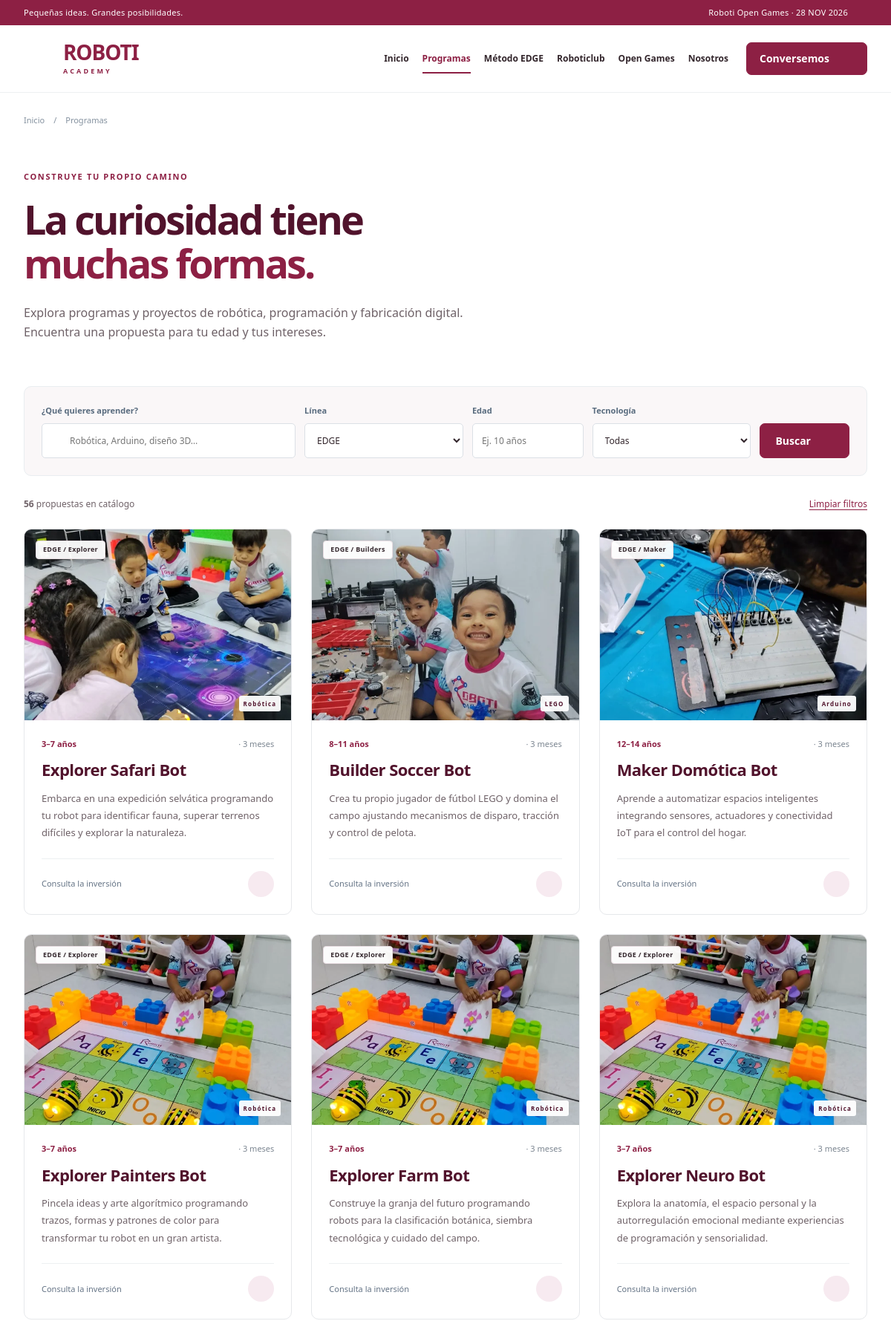
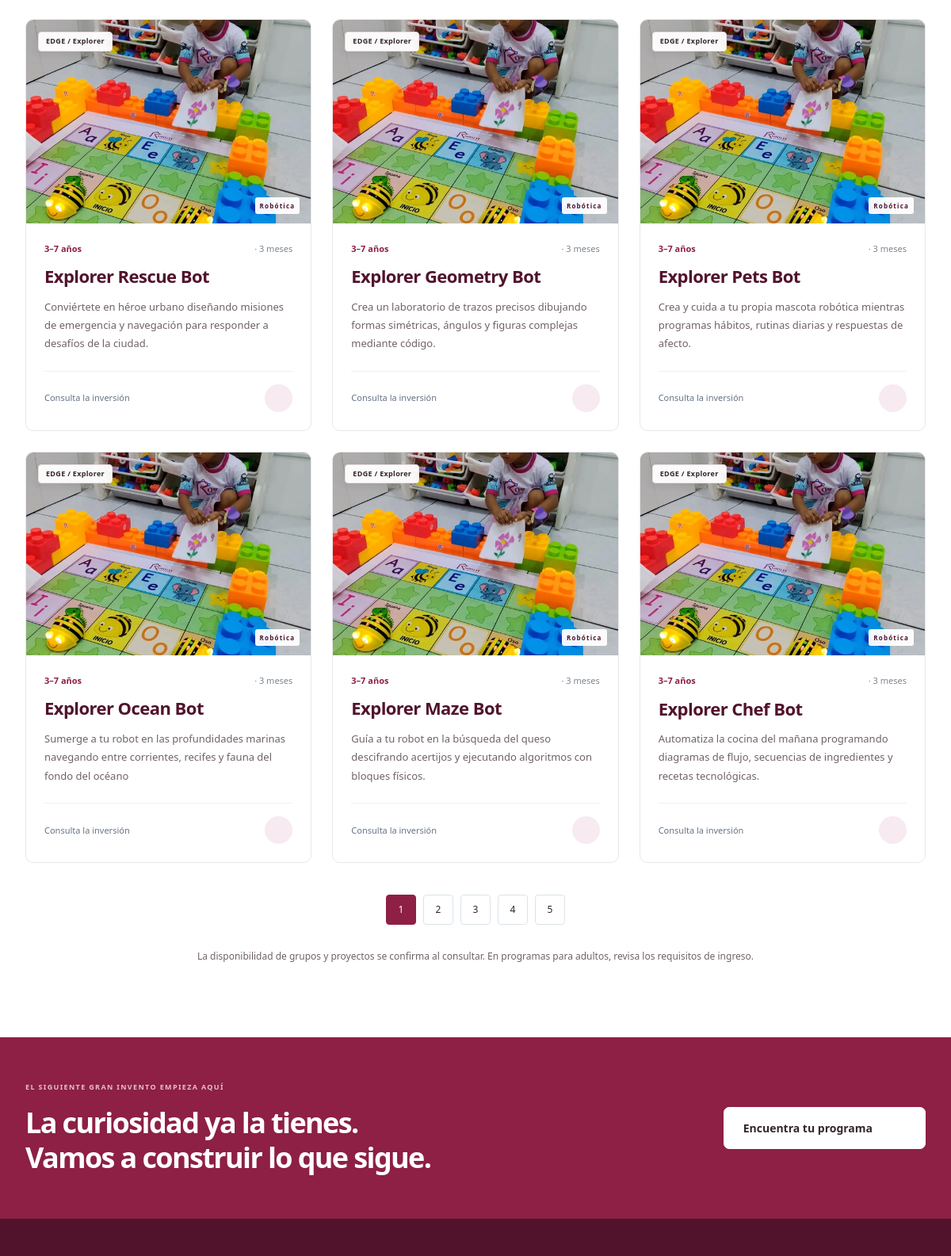
The page /programas.php?line=edge (upper part) on the database its author committed (2 pictures, top to bottom).
### tables this page shows
CREATE TABLE IF NOT EXISTS courses (
 id INTEGER PRIMARY KEY AUTO_INCREMENT,
 slug VARCHAR(190) NOT NULL UNIQUE,
 title VARCHAR(200) NOT NULL,
 full_title TEXT NOT NULL,
 description TEXT NOT NULL,
 line VARCHAR(20) NOT NULL,
 track VARCHAR(30) NOT NULL DEFAULT '',
 age_min INTEGER NULL,
 age_max INTEGER NULL,
 technology VARCHAR(60) NOT NULL,
 duration_months INTEGER NOT NULL,
 weekly_hours DECIMAL(5,1) NULL,
 schedule VARCHAR(255) NOT NULL DEFAULT '',
 price DECIMAL(10,2) NULL,
 price_period VARCHAR(100) NOT NULL DEFAULT '',
 materials TEXT NOT NULL,
 requirements TEXT NOT NULL,
 syllabus TEXT NOT NULL,
 start_date VARCHAR(10) NOT NULL DEFAULT '',
 location VARCHAR(255) NOT NULL DEFAULT '',
 image VARCHAR(255) NOT NULL DEFAULT 'robot-hero.webp',
 status VARCHAR(20) NOT NULL DEFAULT 'draft',
 featured INTEGER NOT NULL DEFAULT 0,
 sort_order INTEGER NOT NULL DEFAULT 0,
 updated_at VARCHAR(30) NOT NULL,
 search_text TEXT NULL
);

### app/bootstrap.php (called while the page is built, shortened)
<?php
function env(string $key, string $default = ''): string { $v = getenv($key); return $v === false ? $default : $v; }
function e(mixed $v): string { return htmlspecialchars((string)$v, ENT_QUOTES | ENT_SUBSTITUTE, 'UTF-8'); }
function url(string $path = ''): string {
    return rtrim(env('APP_URL'), '/') . '/' . ltrim($path, '/');
}
function asset(string $path): string { return url('assets/' . $path); }
function db(): PDO {
    static $pdo;
    if ($pdo) return $pdo;
    $driver = env('DB_CONNECTION', 'mysql');
    if ($driver === 'mysql') {
        $dsn = 'mysql:host=' . env('DB_HOST', '127.0.0.1') . ';port=' . env('DB_PORT', '3306') . ';dbname=' . env('DB_DATABASE', 'roboti') . ';charset=utf8mb4';
    } else throw new RuntimeException('Motor de base de datos no permitido.');
    $pdo = new PDO($dsn, env('DB_USERNAME'), env('DB_PASSWORD'), [PDO::ATTR_ERRMODE => PDO::ERRMODE_EXCEPTION, PDO::ATTR_DEFAULT_FETCH_MODE => PDO::FETCH_ASSOC]);
    if ($driver === 'mysql') $pdo->setAttribute(PDO::ATTR_EMULATE_PREPARES, false);
    else { $pdo->exec('PRAGMA foreign_keys = ON'); $pdo->exec('PRAGMA busy_timeout = 5000'); }
    return $pdo;
}
function lines(): array { return ['edge' => 'EDGE', 'essentials' => 'Essentials', 'adultos' => 'Adultos']; }
function tracks(): array { return ['explorer' => 'Explorer', 'builders' => 'Builders', 'maker' => 'Maker', 'engineering' => 'Engineering']; }
function age_label(array $c): string {
    return $c['age_max'] !== null ? $c['age_min'] . '–' . $c['age_max'] . ' años' : 'Desde ' . $c['age_min'] . ' años';
}
function image_name(array $c): string {
    $name = (string)($c['image'] ?? '');
    return $name;
}
function image_url(array $c): string { return asset('images/' . image_name($c)); }
function image_srcset(string $name): string {
    $small = substr($name, 0, -5) . '-600.webp';
    return asset('images/' . $small) . ' 600w, ' . asset('images/' . $name) . ' 1200w';
}
function course_link(array $c): string { return url('programa.php?slug=' . rawurlencode($c['slug'])); }
function courses(array $filters = [], int $limit = 0, int $offset = 0): array {
    [$where, $params] = course_where($filters);
    $sql = 'SELECT * FROM courses WHERE ' . $where . ' ORDER BY featured DESC, sort_order ASC, id ASC';
    if ($limit > 0) $sql .= ' LIMIT ' . $limit . ' OFFSET ' . max(0, $offset);
    $q = db()->prepare($sql); $q->execute($params); return $q->fetchAll();
}
function course_where(array $f): array {
    $where = ["status = 'published'"]; $params = [];
    foreach (['line', 'track', 'technology'] as $key) if (!empty($f[$key])) { $where[] = "$key = ?"; $params[] = $f[$key]; }
    return [implode(' AND ', $where), $params];
}
function course_count(array $filters): int { [$w,$p] = course_where($filters); $q=db()->prepare('SELECT COUNT(*) FROM courses WHERE '.$w);$q->execute($p);return (int)$q->fetchColumn(); }

### app/view.php (the view, shortened to what this page needs)
<?php
require_once __DIR__.'/bootstrap.php';
function icon(string $name, string $class=''): string {
    $paths=[
    'arrow'=>'<path d="M5 12h14M13 6l6 6-6 6"/>',
    'arrow-up'=>'<path d="M6 18 18 6M6 6h12v12"/>',
    'robot'=>'<rect x="4" y="7" width="16" height="13" rx="4"/><path d="M12 3v4M8 12v2M16 12v2M9 17h6M1 11v5M23 11v5"/>',
    'code'=>'<path d="m8 6-6 6 6 6M16 6l6 6-6 6M14 3l-4 18"/>',
    'cube'=>'<path d="m12 2 9 5v10l-9 5-9-5V7Zm0 10 9-5M12 12 3 7M12 12v10M7.5 4.5l9 5"/>',
    'spark'=>'<path d="m12 2 2.7 7.3L22 12l-7.3 2.7L12 22l-2.7-7.3L2 12l7.3-2.7Z"/>',
    'clock'=>'<circle cx="12" cy="12" r="9"/><path d="M12 7v5l3 2"/>',
    'pin'=>'<path d="M20 10c0 6-8 12-8 12S4 16 4 10a8 8 0 1 1 16 0Z"/><circle cx="12" cy="10" r="2.5"/>',
    'check'=>'<path d="m5 12 4 4L19 6"/>',
    'search'=>'<circle cx="10.5" cy="10.5" r="6.5"/><path d="m16 16 5 5"/>',
    'download'=>'<path d="M12 3v12m-5-5 5 5 5-5M4 16v5h16v-5"/>',
    'trophy'=>'<path d="M7 3h10v6a5 5 0 0 1-10 0ZM7 5H3v3a4 4 0 0 0 4 4M17 5h4v3a4 4 0 0 1-4 4M12 14v6M7 21h10"/>',
    'users'=>'<circle cx="9" cy="7" r="3"/><path d="M3 21v-4a6 6 0 0 1 12 0v4M17 4a3 3 0 0 1 0 6M18 14a5 5 0 0 1 3 5v2"/>',
    'calendar'=>'<rect x="3" y="5" width="18" height="16" rx="2"/><path d="M7 2v6M17 2v6M3 11h18M7 15h2M12 15h2"/>',
    'mail'=>'<rect x="3" y="5" width="18" height="14" rx="2"/><path d="m3 6 9 7 9-7"/>',
    'menu'=>'<path d="M4 6h16M4 12h16M4 18h16"/>',
    'close'=>'<path d="m5 5 14 14M5 19 19 5"/>',
    ];
    return '<svg class="icon '.e($class).'" width="24" height="24" viewBox="0 0 24 24" fill="none" stroke="currentColor" stroke-width="1.7" stroke-linecap="round" stroke-linejoin="round" aria-hidden="true">'.($paths[$name]??$paths['spark']).'</svg>';
}
function page_header(string $title='', string $active='inicio',string $description='Robótica, creatividad y aprendizaje práctico para niños, jóvenes y adultos. Descubre Roboti Academy y la metodología EDGE.'):void {
    $nav=['inicio'=>['index.php','Inicio'],'programas'=>['programas.php','Programas'],'edge'=>['metodologia.php','Método EDGE'],'club'=>['club.php','Roboticlub'],'games'=>['open-games.php','Open Games'],'nosotros'=>['nosotros.php','Nosotros']];
    ?><!doctype html><html lang="es"><head><meta charset="utf-8"><meta name="viewport" content="width=device-width, initial-scale=1"><meta name="description" content="<?=e($description)?>"><meta name="theme-color" content="#8d2044"><title><?=e($title ? $title.' · Roboti Academy':'Roboti Academy · Donde las ideas cobran vida')?></title><link rel="icon" href="<?=asset('images/favicon.svg')?>" type="image/svg+xml"><link rel="stylesheet" href="<?=asset('css/site.css?v=20261018')?>"><script src="<?=asset('js/site.js')?>" defer></script></head><body><a class="skip-link" href="#contenido">Saltar al contenido</a><div class="topbar"><div class="wrap"><span>Pequeñas ideas. Grandes posibilidades.</span><a href="<?=url('open-games.php')?>">Roboti Open Games · 28 NOV 2026 <?=icon('arrow')?></a></div></div><header class="site-header"><div class="wrap header-inner"><a class="brand" href="<?=url('index.php')?>" aria-label="Roboti Academy, inicio"><?=icon('robot','brand-mark')?><span>ROBOTI<small>ACADEMY</small></span></a><button class="menu-button" type="button" aria-label="Abrir menú" aria-controls="main-nav" aria-expanded="false"><?=icon('menu')?></button><nav id="main-nav" aria-label="Navegación principal"><?php foreach($nav as $key=>[$path,$label]):?><a href="<?=url($path)?>" <?= $key===$active?'aria-current="page"':''?>><?=e($label)?></a><?php endforeach;?><a class="button small nav-cta" href="<?=url('contacto.php')?>">Conversemos <?=icon('arrow-up')?></a></nav></div></header><main id="contenido"><?php
}
function page_footer():void { ?>
</main><section class="footer-cta"><div class="wrap"><div><span class="eyebrow">EL SIGUIENTE GRAN INVENTO EMPIEZA AQUÍ</span><h2>La curiosidad ya la tienes.<br>Vamos a construir lo que sigue.</h2></div><a href="<?=url('programas.php')?>" class="button light">Encuentra tu programa <?=icon('arrow')?></a></div></section><footer class="site-footer"></footer></body></html><?php }
function course_card(array $c):void {
    $theme=$c['line']==='adultos'?'navy':($c['track']==='builders'?'blue':($c['track']==='maker'?'mint':'rose'));
    $image=image_name($c);$srcset=image_srcset($image);if($srcset!=='')$theme.=' has-photo';
    ?><article class="course-card"><a class="course-art <?=$theme?>" href="<?=e(course_link($c))?>" tabindex="-1" aria-hidden="true"><span class="pill"><?=e(lines()[$c['line']])?><?= $c['track']?' / '.e(tracks()[$c['track']]):''?></span><img src="<?=e(image_url($c))?>"<?php if($srcset):?> srcset="<?=e($srcset)?>" sizes="(max-width: 700px) calc(100vw - 44px), (max-width: 1000px) 45vw, 390px"<?php endif;?> alt="" loading="lazy" decoding="async" width="1200" height="1600"><span class="art-caption"><?=e($c['technology'])?></span></a><div class="course-body"><span class="course-age"><?=e(age_label($c))?> <span>· <?=e($c['duration_months'])?> <?= (int)$c['duration_months']===1?'mes':'meses'?></span></span><h3><a href="<?=e(course_link($c))?>"><?=e($c['title'])?></a></h3><p><?=e($c['description'])?></p><div class="course-bottom"><span><?= $c['price']!==null?'$'.number_format((float)$c['price'],2).' '.e($c['price_period']):'Consulta la inversión'?></span><a href="<?=e(course_link($c))?>" aria-label="Ver <?=e($c['title'])?>"><?=icon('arrow-up')?></a></div></div></article><?php
}
function breadcrumb(string $label):void { ?><div class="wrap breadcrumb"><a href="<?=url('index.php')?>">Inicio</a><span>/</span><span><?=e($label)?></span></div><?php }
function page_intro(string $eyebrow,string $title,string $body):void { ?><section class="page-intro wrap"><span class="eyebrow"><?=e($eyebrow)?></span><h1><?=$title?></h1><p><?=e($body)?></p></section><?php }

### public/programas.php (shortened to what this page needs)
<?php
require dirname(__DIR__).'/app/view.php';
$filters=[];foreach(['q','line','track','age','technology'] as $k) $filters[$k]=is_string($_GET[$k]??null)?trim($_GET[$k]):'';
$total=course_count($filters);$pages=max(1,(int)ceil($total/12));$page=max(1,min($pages,(int)($_GET['page']??1)));$items=courses($filters,12,($page-1)*12);
$techs=db()->query("SELECT DISTINCT technology FROM courses WHERE status='published' ORDER BY technology")->fetchAll(PDO::FETCH_COLUMN);
page_header('Programas','programas');breadcrumb('Programas');page_intro('CONSTRUYE TU PROPIO CAMINO','La curiosidad tiene<br><em>muchas formas.</em>','Explora programas y proyectos de robótica, programación y fabricación digital. Encuentra una propuesta para tu edad y tus intereses.');
?>
<section class="wrap catalog-section"><form class="filter-form" method="get" action="<?=url('programas.php')?>" role="search"><div class="search-field"><label for="q">¿Qué quieres aprender?</label><div><?=icon('search')?><input id="q" name="q" type="search" maxlength="150" placeholder="Robótica, Arduino, diseño 3D…" value="<?=e($filters['q'])?>"></div></div><div><label for="line">Línea</label><select name="line" id="line"><option value="">Todas las líneas</option><?php foreach(lines() as $key=>$label):?><option value="<?=$key?>" <?=$filters['line']===$key?'selected':''?>><?=$label?></option><?php endforeach;?></select></div><div><label for="age">Edad</label><input name="age" id="age" type="number" min="3" max="99" placeholder="Ej. 10 años" value="<?=e($filters['age'])?>"></div><div><label for="technology">Tecnología</label><select name="technology" id="technology"><option value="">Todas</option><?php foreach($techs as $t):?><option value="<?=e($t)?>" <?=$filters['technology']===$t?'selected':''?>><?=e($t)?></option><?php endforeach;?></select></div><button class="button" type="submit">Buscar <?=icon('arrow')?></button><?php if($filters['track']):?><input type="hidden" name="track" value="<?=e($filters['track'])?>"><?php endif;?></form><div class="catalog-toolbar"><p><strong><?=$total?></strong> propuestas en catálogo</p><a href="<?=url('programas.php')?>">Limpiar filtros</a></div><?php if(!$items):?><div class="empty-state"><?=icon('search')?><h2>Probemos otro camino</h2><p>No encontramos propuestas con esos filtros. Puedes cambiar la edad o buscar por otra tecnología.</p><a class="button" href="<?=url('programas.php')?>">Ver todos los programas</a></div><?php else:?><div class="course-grid"><?php foreach($items as $c) course_card($c);?></div><nav class="pagination" aria-label="Páginas del catálogo"><?php for($n=1;$n<=$pages;$n++):$p=$filters;$p['page']=$n;?><a href="<?=url('programas.php?'.http_build_query(array_filter($p,fn($v)=>$v!=='')))?>" <?=$n===$page?'aria-current="page"':''?>><?=$n?></a><?php endfor;?></nav><?php endif;?><p class="catalog-note">La disponibilidad de grupos y proyectos se confirma al consultar. En programas para adultos, revisa los requisitos de ingreso.</p></section>
<?php page_footer(); ?>

### rows shown on the page
courses: line "EDGE", track "Explorer", shows a picture, technology "Robótica", age_label($c) "3–7 años", duration_months "3", shows "meses", title "Explorer Safari Bot", description "Embarca en una expedición selvática programando tu robot para identificar fauna, superar terrenos difíciles y explorar la naturaleza.", shows "Consulta la inversión"
courses: line "EDGE", track "Builders", shows a picture, technology "LEGO", age_label($c) "8–11 años", duration_months "3", shows "meses", title "Builder Soccer Bot", description "Crea tu propio jugador de fútbol LEGO y domina el campo ajustando mecanismos de disparo, tracción y control de pelota.", shows "Consulta la inversión"
courses: line "EDGE", track "Maker", shows a picture, technology "Arduino", age_label($c) "12–14 años", duration_months "3", shows "meses", title "Maker Domótica Bot", description "Aprende a automatizar espacios inteligentes integrando sensores, actuadores y conectividad IoT para el control del hogar.", shows "Consulta la inversión"
courses: line "EDGE", track "Explorer", technology "Robótica", age_label($c) "3–7 años", duration_months "3", shows "meses", title "Explorer Painters Bot", description "Pincela ideas y arte algorítmico programando trazos, formas y patrones de color para transformar tu robot en un gran artista.", shows "Consulta la inversión"
courses: line "EDGE", track "Explorer", technology "Robótica", age_label($c) "3–7 años", duration_months "3", shows "meses", title "Explorer Farm Bot", description "Construye la granja del futuro programando robots para la clasificación botánica, siembra tecnológica y cuidado del campo.", shows "Consulta la inversión"
courses: line "EDGE", track "Explorer", technology "Robótica", age_label($c) "3–7 años", duration_months "3", shows "meses", title "Explorer Neuro Bot", description "Explora la anatomía, el espacio personal y la autorregulación emocional mediante experiencias de programación y sensorialidad.", shows "Consulta la inversión"
courses: line "EDGE", track "Explorer", technology "Robótica", age_label($c) "3–7 años", duration_months "3", shows "meses", title "Explorer Rescue Bot", description "Conviértete en héroe urbano diseñando misiones de emergencia y navegación para responder a desafíos de la ciudad.", shows "Consulta la inversión"
courses: line "EDGE", track "Explorer", technology "Robótica", age_label($c) "3–7 años", duration_months "3", shows "meses", title "Explorer Geometry Bot", description "Crea un laboratorio de trazos precisos dibujando formas simétricas, ángulos y figuras complejas mediante código.", shows "Consulta la inversión"
courses: line "EDGE", track "Explorer", technology "Robótica", age_label($c) "3–7 años", duration_months "3", shows "meses", title "Explorer Pets Bot", description "Crea y cuida a tu propia mascota robótica mientras programas hábitos, rutinas diarias y respuestas de afecto.", shows "Consulta la inversión"
courses: line "EDGE", track "Explorer", technology "Robótica", age_label($c) "3–7 años", duration_months "3", shows "meses", title "Explorer Ocean Bot", description "Sumerge a tu robot en las profundidades marinas navegando entre corrientes, recifes y fauna del fondo del océano", shows "Consulta la inversión"
courses: line "EDGE", track "Explorer", technology "Robótica", age_label($c) "3–7 años", duration_months "3", shows "meses", title "Explorer Maze Bot", description "Guía a tu robot en la búsqueda del queso descifrando acertijos y ejecutando algoritmos con bloques físicos.", shows "Consulta la inversión"
courses: line "EDGE", track "Explorer", technology "Robótica", age_label($c) "3–7 años", duration_months "3", shows "meses", title "Explorer Chef Bot", description "Automatiza la cocina del mañana programando diagramas de flujo, secuencias de ingredientes y recetas tecnológicas.", shows "Consulta la inversión"

### other values the page prints
$label "Inicio"
$label "Programas"
$label "Método EDGE"
$label "Roboticlub"
$label "Open Games"
$label "Nosotros"
$eyebrow "CONSTRUYE TU PROPIO CAMINO"
$title "La curiosidad tiene muchas formas."
$body "Explora programas y proyectos de robótica, programación y fabricación digital. Encuentra una propuesta para tu edad y tus intereses."
$total "56"
form field line "EDGE"
